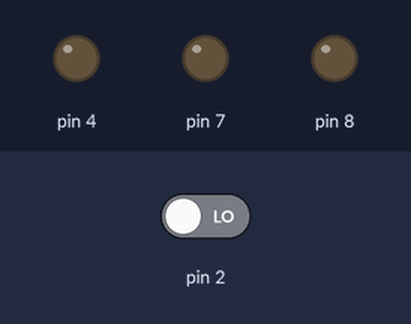
Recording of a sketch running on a simulated Arduino Uno, built with avr-gcc and run on an emulated ATmega328P. Parts: output pins drawn as LEDs (lit = HIGH). Inputs (shaded band) come from the test bench; at power-on: pin 2 LOW.

Above: at 1.2 s.
1.3 s: pin 2 driven HIGH
At 1.7 s:
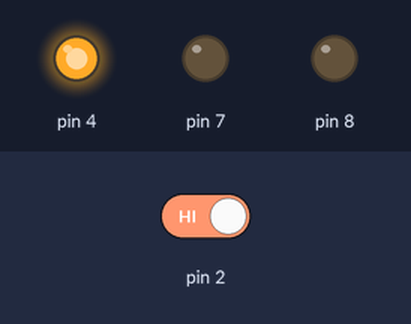
Timing chart, 0 to 4.3 s (numbered marks = the images above; inputs shaded):
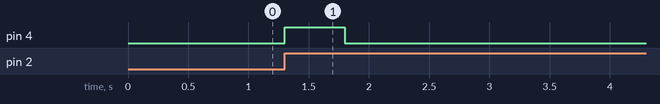

The sketch:

ButtonState.ino
```cpp
  int lastButtonState;

  unsigned long lastTimeButtonStateChanged = millis();
  unsigned long debounceDuration = 50;

void setup() {
 pinMode(2,INPUT);
 pinMode(4,OUTPUT);
 pinMode(7,OUTPUT);
 pinMode(8,OUTPUT);
 lastButtonState = digitalRead(2);
}

void loop() {
 if (millis()-lastTimeButtonStateChanged >debounceDuration)
 {
  int buttonState=0;

   buttonState += digitalRead(2);
  if(buttonState != lastButtonState)
  {
    lastTimeButtonStateChanged = millis();
    lastButtonState = buttonState+lastButtonState;
    if (buttonState == 1)
    {
      digitalWrite(4,HIGH);
      delay(500);
      digitalWrite(4,LOW);
      delay(300);
    }
     if (buttonState == 2)
    {
      digitalWrite(7,HIGH);
      delay(500);
      digitalWrite(7,LOW);
      delay(300);
    }
  }
 }
}
```

Measured:
- after the input at 1.3 s, pin 4: LOW → HIGH at once, → LOW 0.50 s later
